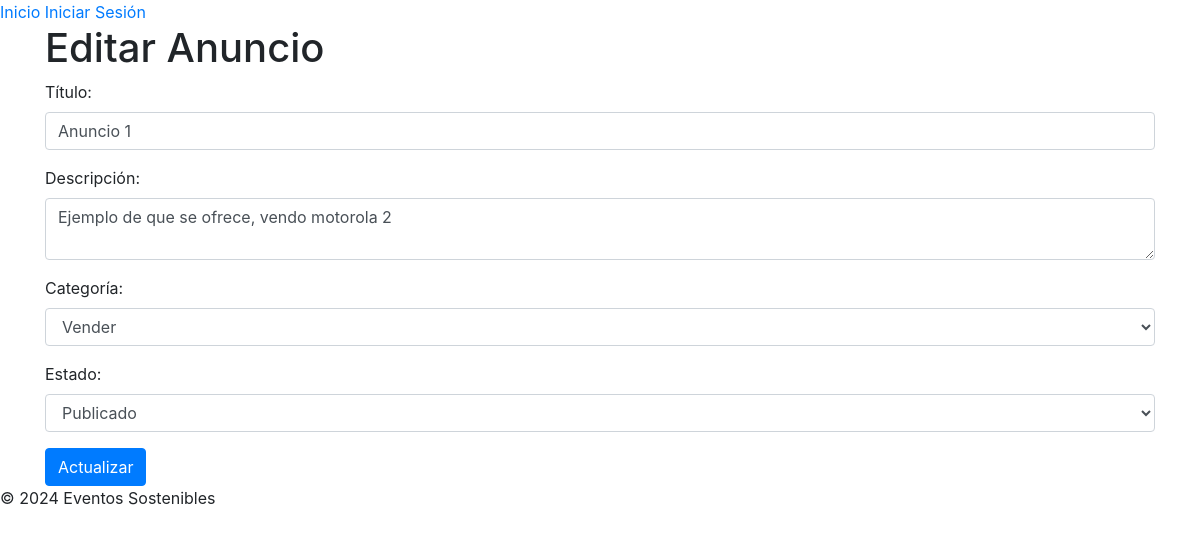
/admin/anuncio_form.php?id=3 (signed in), run on the app's committed database.
### tables this page shows
CREATE TABLE `anuncios` (
  `id` int(11) NOT NULL,
  `id_usuario` int(11) NOT NULL,
  `titulo` varchar(200) NOT NULL,
  `descripcion` text DEFAULT NULL,
  `imagenes` text DEFAULT NULL,
  `categoria_id` int(11) DEFAULT NULL,
  `estado` enum('borrador','publicado','caducado','eliminado') DEFAULT 'borrador',
  `soft_delete` tinyint(1) DEFAULT 0,
  `fecha` datetime DEFAULT current_timestamp()
);

CREATE TABLE `categorias` (
  `id` int(11) NOT NULL,
  `nombre` varchar(100) NOT NULL
);

### models/Anuncio.php (called while the page is built, shortened)
<?php
class Anuncio {
    private $pdo;
    public function __construct($pdo) {
        $this->pdo = $pdo;
    }
    public function getAnuncioById($id) {
        $sql = "SELECT anuncios.*, categorias.nombre AS categoria_nombre FROM anuncios
                LEFT JOIN categorias ON anuncios.categoria_id = categorias.id
                WHERE anuncios.id = ?";
        $stmt = $this->pdo->prepare($sql);
        $stmt->execute([$id]);
        return $stmt->fetch();
    }
}
?>

### models/Categoria.php (called while the page is built, shortened)
<?php
class Categoria {
    private $pdo;
    public function __construct($pdo) {
        $this->pdo = $pdo;
    }
    public function getAllCategorias() {
        $sql = "SELECT * FROM categorias";
        $stmt = $this->pdo->query($sql);
        return $stmt->fetchAll();
    }
}
?>

### admin/anuncio_form.php (the view, shortened to what this page needs)
<?php
require_once '../config/config.php';
require_once '../models/Anuncio.php';
require_once '../models/Categoria.php';
$anuncioModel = new Anuncio($pdo);
$categoriaModel = new Categoria($pdo);
$categorias = $categoriaModel->getAllCategorias();
$anuncio = null;
if (isset($_GET['id'])) {
    $anuncio = $anuncioModel->getAnuncioById($_GET['id']);
}
include '../views/templates/header.php';
?>
<div class="container">
    <h1><?= $anuncio ? 'Editar Anuncio' : 'Agregar Anuncio' ?></h1>
    <form method="post" action="../controllers/AdminAnuncioController.php" enctype="multipart/form-data">
        <div class="form-group">
            <label for="titulo">Título:</label>
            <input type="text" name="titulo" class="form-control" required value="<?= htmlspecialchars($anuncio['titulo'] ?? '') ?>">
        </div>
        <div class="form-group">
            <label for="descripcion">Descripción:</label>
            <textarea name="descripcion" class="form-control" required><?= htmlspecialchars($anuncio['descripcion'] ?? '') ?></textarea>
        </div>
        <div class="form-group">
            <label for="categoria_id">Categoría:</label>
            <select name="categoria_id" class="form-control" required>
                <?php foreach ($categorias as $categoria): ?>
                    <option value="<?= $categoria['id'] ?>" <?= isset($anuncio['categoria_id']) && $anuncio['categoria_id'] == $categoria['id'] ? 'selected' : '' ?>>
                        <?= htmlspecialchars($categoria['nombre']) ?>
                    </option>
                <?php endforeach; ?>
            </select>
        </div>
        <div class="form-group">
            <label for="estado">Estado:</label>
            <select name="estado" class="form-control">
                <option value="publicado" <?= isset($anuncio['estado']) && $anuncio['estado'] == 'publicado' ? 'selected' : '' ?>>Publicado</option>
            </select>
        </div>
        <button type="submit" class="btn btn-primary"><?= $anuncio ? 'Actualizar' : 'Crear' ?></button>
    </form>
</div>
<?php include '../views/templates/footer.php'; ?>

### data on the page
anuncios: titulo "Anuncio 1", descripcion "Ejemplo de que se ofrece, vendo motorola 2", categoria_id "Vender", estado "Publicado"
